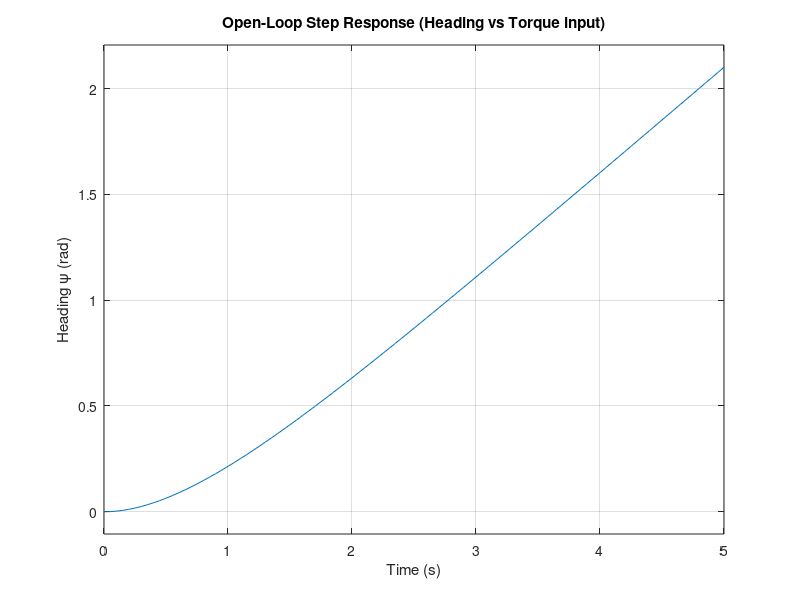
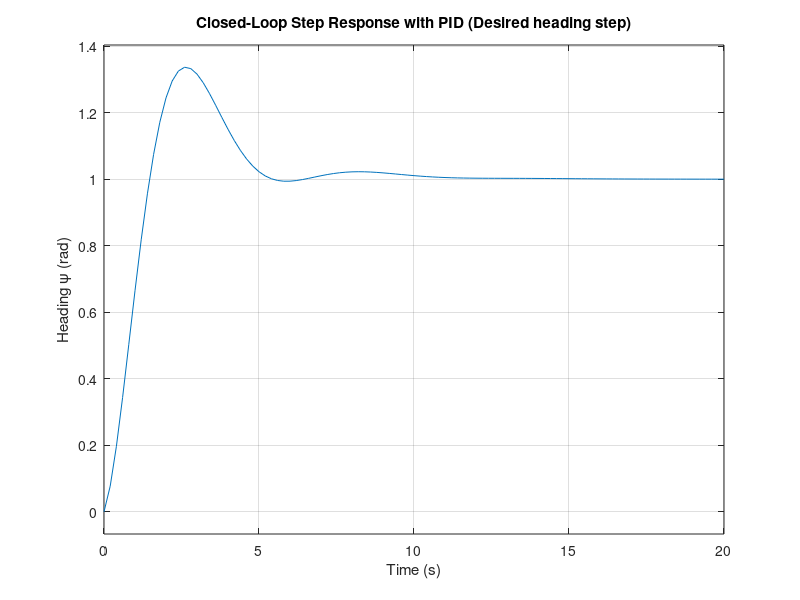
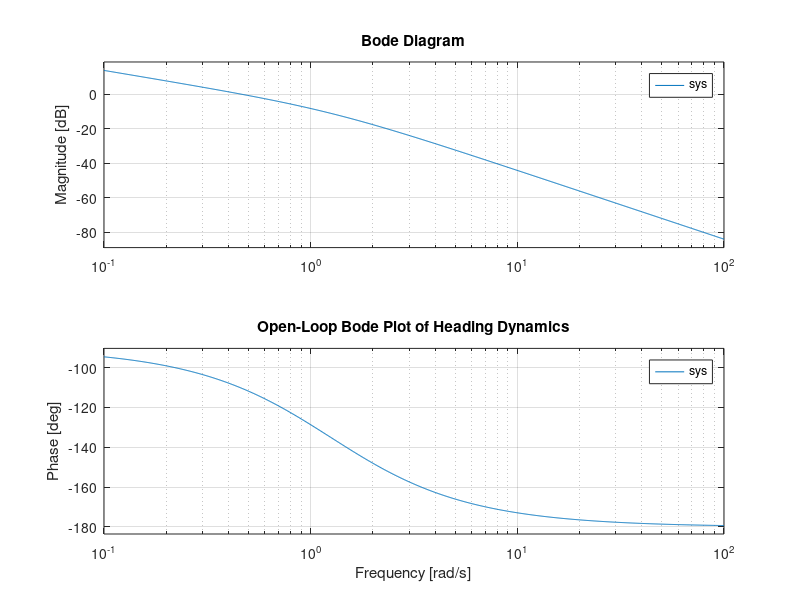
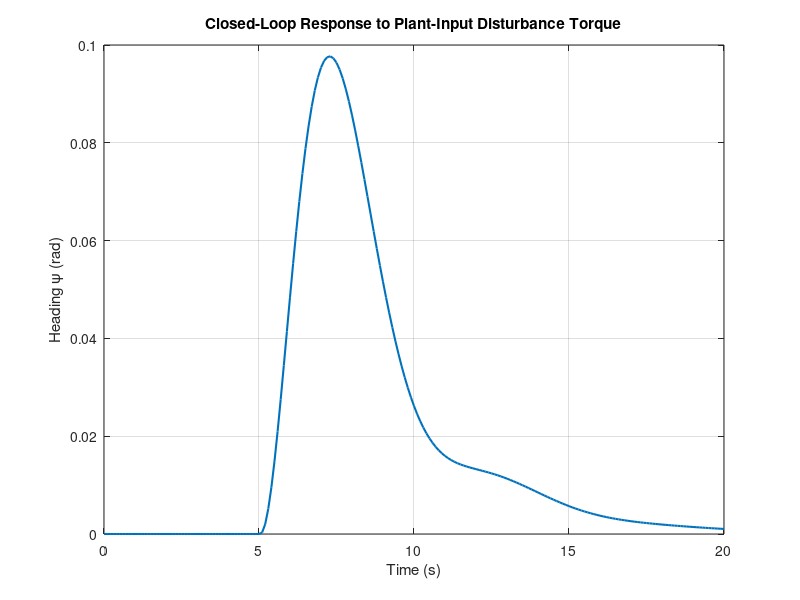

These figures' MATLAB source, in order:
%% HYDROBOT LCS MODEL AND CONTROLLER

% Simple heading (yaw) model: Psi(s)/Tau(s) = K / [ s (T s + 1) ]
K = 0.5;     % Gain coefficient (the heading plant also contains an integrator)
T = 0.8;     % time constant (depends on drag and inertia)

num = [K];
den = [T 1 0];     % (T s + 1) * s = T s^2 + s

sys = tf(num, den);

%% 1) Open-loop step response (NO controller)
figure;
step(sys);
grid on;
title('Open-Loop Step Response (Heading vs Torque input)');
xlabel('Time (s)');
ylabel('Heading \psi (rad)');

%% 2) Design a PID controller for heading
Kp = 3.0;
Ki = 0.8;
Kd = 0.4;

C = pid(Kp, Ki, Kd);

%% 3) Closed-loop system with unity feedback
sys_cl = feedback(C*sys, 1);

figure;
step(sys_cl);
grid on;
title('Closed-Loop Step Response with PID (Desired heading step)');
xlabel('Time (s)');
ylabel('Heading \psi (rad)');

%% 4) Bode plot (for LCS stability discussion)
figure;
bode(sys);
grid on;
title('Open-Loop Bode Plot of Heading Dynamics');

%% 5) Plant-input disturbance test
% A disturbance torque is added after the controller, before the plant.
% Its closed-loop path is G / (1 + C*G), rather than C*G / (1 + C*G).
t = 0:0.1:20;
dist_torque = zeros(size(t));
dist_torque(t>5) = 0.3;

sys_dist = feedback(sys, C);
[y, t_out] = lsim(sys_dist, dist_torque, t);

figure;
plot(t_out, y, 'LineWidth', 1.5);
grid on;
title('Closed-Loop Response to Plant-Input Disturbance Torque');
xlabel('Time (s)');
ylabel('Heading \psi (rad)');
%% Root Locus with PID gains marked
figure;
rlocus(C*sys);
grid on;
title('Root Locus with Current PID Gains');

% Compute closed-loop poles with current PID
sys_cl = feedback(C*sys,1);
poles_cl = pole(sys_cl);

% Mark closed-loop poles on root locus
hold on;
plot(real(poles_cl), imag(poles_cl), 'rx', 'MarkerSize', 10, 'LineWidth', 2);
legend('Root Locus','Closed-loop Poles');
%% 4) Bode plot (for LCS stability discussion)
figure;
bode(sys);
grid on;
title('Open-Loop Bode Plot of Heading Dynamics');
